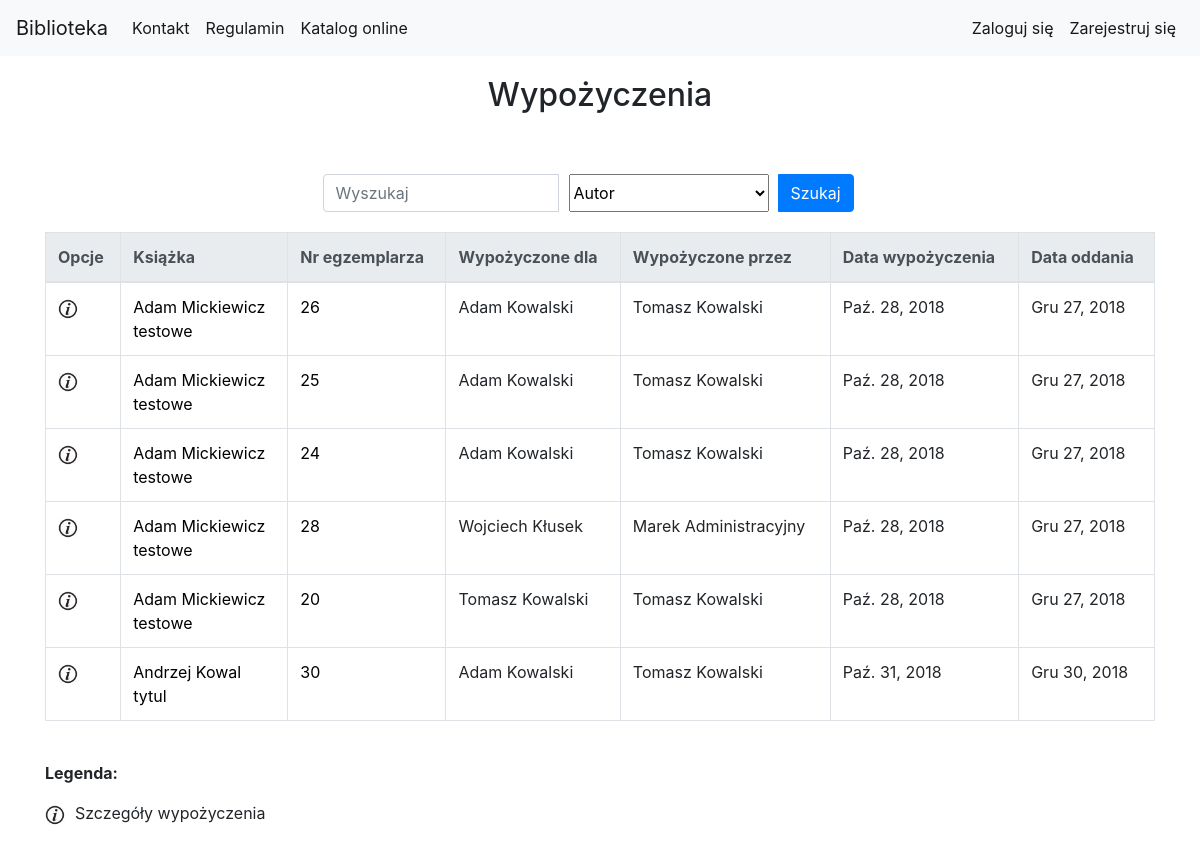
Page /library/borrow_list/ on the earlier database version.
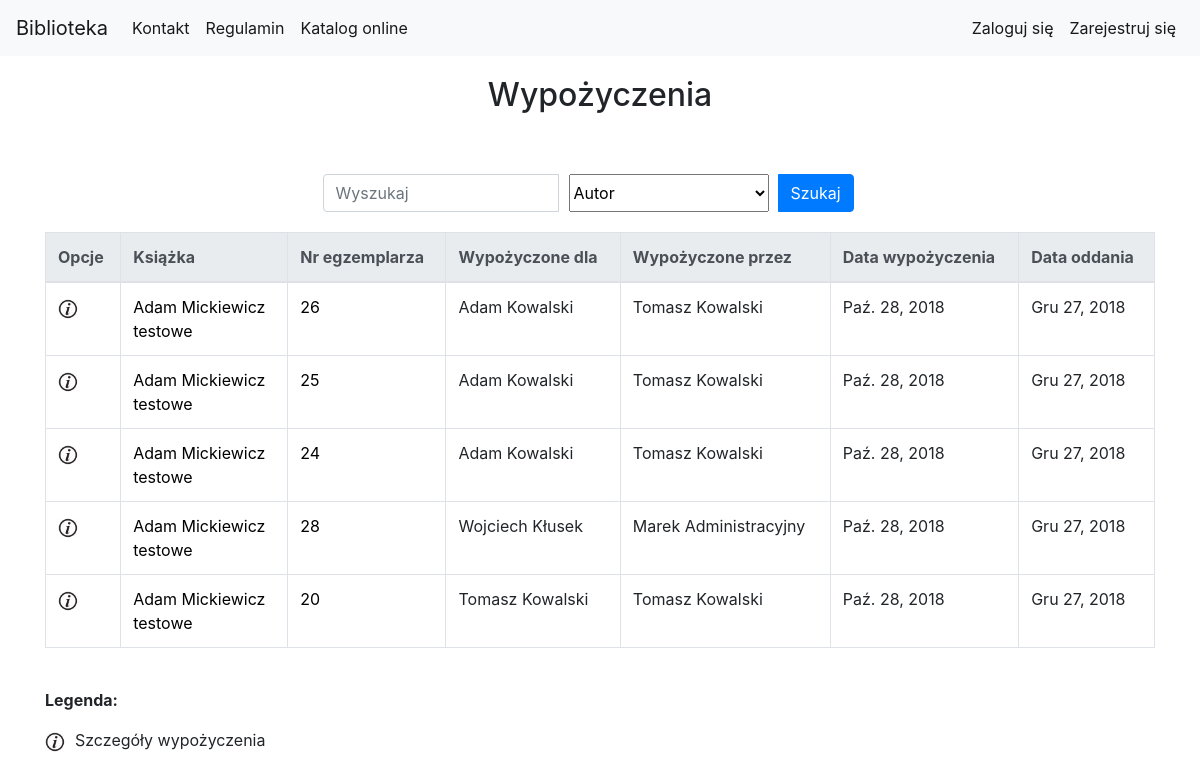
Same page on the later database version.
### library_app/models.py (models this page shows, shortened)
class Borrow(models.Model):
    user = models.ForeignKey(User)
    borrow_librarian = models.ForeignKey(User, related_name="borrow_librarian")
    receive_librarian = models.ForeignKey(User, related_name="receive_librarian", null=True, blank=True)
    book_copy_id = models.ForeignKey(BookCopy, related_name="borrow_bookcopy")
    borrow_date = models.DateField(auto_now=True)
    receive_date = models.DateField(default=datetime.now()+timedelta(days=60))

class Author(models.Model):
    first_name = models.CharField(max_length=200)
    last_name = models.CharField(max_length=200)
    country = models.CharField(max_length=200)
    biography = models.TextField(default='', blank=True, null=True)
    birth_place = models.CharField(max_length=200, default='', blank=True, null=True)
    image_url = models.URLField(default='', blank=True, null=True)
    years_of_life = models.CharField(max_length=10, default='', blank=True, null=True)

class BookCopy(models.Model):
    book = models.ForeignKey(Book, related_name="bookcopies") #teraz w templatce mozemy z poziomu klasy book odnosic sie do obiektow bookcopy, np {{book.bookcopies.count}} da liczbe kopii ksiazek ktore maja w polu book id danej ksiazki
    is_borrowed = models.BooleanField(default=False)

class Book(models.Model):
    authors = models.ManyToManyField(Author, related_name='book_authors')
    category = models.ForeignKey(Category, related_name='book_categories')
    publishing_house = models.ForeignKey(PublishingHouse, related_name='publishing_houses')
    isbn = models.CharField(max_length=30, unique=True)
    title = models.CharField(max_length=200)
    description = models.TextField(blank=True, default='')
    publish_date = models.DateField(default=datetime.now, blank=True)
    edition = models.PositiveIntegerField(default=1)
    image_url = models.URLField(default='', blank=True, null=True)
    add_date = models.DateTimeField(auto_now=True)
    slug = models.SlugField(allow_unicode=True, unique=True)

### library_app/views.py (the view)
class BorrowListView(LoginRequiredMixin, SuperuserRequiredMixin, generic.ListView):
    login_url = reverse_lazy('no_permission')
    model = models.Borrow
    context_object_name = "borrow_list" #human-understandable name of variable to access from templates
    paginate_by = 10
    def get_queryset(self):
        search_query = self.request.GET.get("search_query")
        search_type = self.request.GET.get("search_type")
        if search_query is not None:
            if search_type == "title":
                return models.Borrow.objects.all().filter(book_copy_id__book__title__icontains=search_query)
            elif search_type == "author":
                authors_result = models.Borrow.objects.all().filter(book_copy_id__book__authors__first_name__icontains=search_query) | models.Borrow.objects.all().filter(book_copy_id__book__authors__last_name__icontains=search_query)
                return authors_result
            elif search_type == "bookcopy_nr":
                return models.Borrow.objects.all().filter(book_copy_id__id__icontains=search_query)
            elif search_type == "borrow_by_user":
                borrow_by_result = models.Borrow.objects.all().filter(user__first_name__contains=search_query) | models.Borrow.objects.all().filter(user__last_name__contains=search_query)
                return borrow_by_result
            elif search_type == "borrow_by_librarian":
                borrow_by_result = models.Borrow.objects.all().filter(borrow_librarian__first_name__contains=search_query) | models.Borrow.objects.all().filter(borrow_librarian__last_name__contains=search_query)
                return borrow_by_result
        else:
            return models.Borrow.objects.all()

### library_app/templates/library_app/borrow_list.html (shortened to what this page needs)
{% extends "base.html" %}
{% load static %}
{% block body_block %}
<div class="container">
    <div class="page-title">
        <h2>Wypożyczenia</h2>
    </div>
            <div class="search-bar">
                <form class="form-inline" action="{% url 'library_app:borrow_list' %}" method="GET">
                    <div class="input-group">
                        <input type="search" class="form-control" name="search_query" placeholder="Wyszukaj">
                        <select class="search-select" name="search_type">
                            <option value="author" selected>Autor</option>
                        </select>
                        <div class="input-group-append search-button">
                            <button class="btn btn-primary" type="submit">Szukaj</button>
                        </div>
                    </div>
                </form>
            </div>
    <table class="table table-bordered table-hover">
        <thead class="thead-light">
            <tr>
                <th scope="col">Opcje</th>
                <th scope="col">Książka</th>
                <th scope="col">Nr egzemplarza</th>
                <th scope="col">Wypożyczone dla</th>
                <th scope="col">Wypożyczone przez</th>
                <th scope="col">Data wypożyczenia</th>
                <th scope="col">Data oddania</th>
            </tr>
        </thead>
        <tbody>
            {% for borrow in borrow_list %}
            <tr>
                <td>
                    <a href="{% url 'library_app:borrow_detail' pk=borrow.pk %}"><img src="{% static 'website_icons/info_ico.png' %}" alt="Szczegóły" width="20" height="20"></a>
                </td>
                <td>
                    {% for author in borrow.book_copy_id.book.authors.all %}
                        <a href="{% url 'library_app:author_detail' pk=author.pk %}">{{author.first_name}} {{author.last_name}}</a>
                        <br>
                    {% endfor %}
                    <a href="{% url 'library_app:book_detail' pk=borrow.book_copy_id.book.pk %}">{{borrow.book_copy_id.book.title}}</a>
                </td>
                <td><a href="{% url 'library_app:bookcopy_detail' pk=borrow.book_copy_id.pk %}">{{borrow.book_copy_id.id}}</a></td>
                <td>{{borrow.user.get_full_name}}</td>
                <td>{{borrow.borrow_librarian.get_full_name}}</td>
                <td>{{borrow.borrow_date}}</td>
                <td>{{borrow.receive_date}}</td>
            </tr>
            {% endfor %}
        </tbody>
    </table>
        <div class="table-legend">
        <p><b>Legenda:</b></p>
        <p><img src="{% static 'website_icons/info_ico.png' %}" alt="Szczegóły" width="20" height="20">Szczegóły wypożyczenia</p>
    </div>
</div>
{% endblock %}

Differences in the rows shown:
removed Borrow: book_copy_id.book "tytul", book_copy_id.id "30", user.get_full_name "Adam Kowalski", borrow_librarian.get_full_name "Tomasz Kowalski", borrow_date "Paź. 31, 2018", receive_date "Gru 30, 2018"
no longer on this page (row unchanged): Author: first_name "Andrzej", last_name "Kowal", shown under "tytul"
